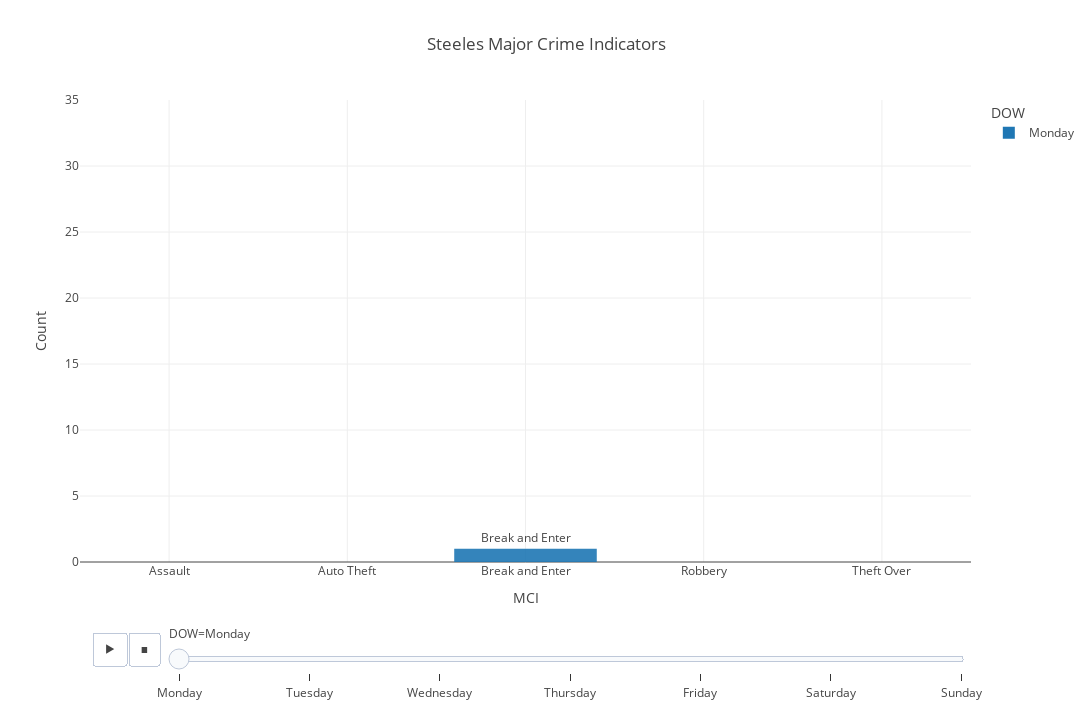

Notebook code cell kept with this figure:
### Code cell
barchart8 = px.bar(
    data_frame = df9,
    x = "MCI",
    y = "Count",
    color = 'DOW',
    text = 'MCI',
    title = 'Steeles Major Crime Indicators',
    width = 1400,
    height = 720,
    opacity = 0.9,
    orientation = 'v',
    barmode = 'group',
    template = 'gridon',
    
    animation_frame = 'DOW',
    range_y = [0,35],
   
)

barchart8.layout.updatemenus[0].buttons[0].args[1]['frame']['duration'] = 1000
barchart8.layout.updatemenus[0].buttons[0].args[1]['transition']['duration'] = 500

barchart8.show()

### Figure 1 — Plotly figure (JSON) as saved in the notebook; plotly's stock layout.template omitted (floating-point values rounded to 4 significant figures)
{"data": [{"alignmentgroup": "True", "hovertemplate": "DOW=Monday<br>MCI=%{text}<br>Count=%{y}<extra></extra>", "legendgroup": "Monday", "marker": {"color": "#1F77B4", "opacity": 0.9, "pattern": {"shape": ""}}, "name": "Monday", "offsetgroup": "Monday", "orientation": "v", "showlegend": true, "text": ["Assault", "Auto Theft", "Break and Enter", "Robbery", "Theft Over"], "textposition": "auto", "type": "bar", "x": ["Assault", "Auto Theft", "Break and Enter", "Robbery", "Theft Over"], "xaxis": "x", "y": [0, 0, 1, 0, 0], "yaxis": "y"}], "layout": {"barmode": "group", "height": 720, "legend": {"title": {"text": "DOW"}, "tracegroupgap": 0}, "sliders": [{"active": 0, "currentvalue": {"prefix": "DOW="}, "len": 0.9, "pad": {"b": 10, "t": 60}, "steps": [{"args": [["Monday"], {"frame": {"duration": 0, "redraw": true}, "fromcurrent": true, "mode": "immediate", "transition": {"duration": 0, "easing": "linear"}}], "label": "Monday", "method": "animate"}, {"args": [["Tuesday"], {"frame": {"duration": 0, "redraw": true}, "fromcurrent": true, "mode": "immediate", "transition": {"duration": 0, "easing": "linear"}}], "label": "Tuesday", "method": "animate"}, {"args": [["Wednesday"], {"frame": {"duration": 0, "redraw": true}, "fromcurrent": true, "mode": "immediate", "transition": {"duration": 0, "easing": "linear"}}], "label": "Wednesday", "method": "animate"}, {"args": [["Thursday"], {"frame": {"duration": 0, "redraw": true}, "fromcurrent": true, "mode": "immediate", "transition": {"duration": 0, "easing": "linear"}}], "label": "Thursday", "method": "animate"}, {"args": [["Friday"], {"frame": {"duration": 0, "redraw": true}, "fromcurrent": true, "mode": "immediate", "transition": {"duration": 0, "easing": "linear"}}], "label": "Friday", "method": "animate"}, {"args": [["Saturday"], {"frame": {"duration": 0, "redraw": true}, "fromcurrent": true, "mode": "immediate", "transition": {"duration": 0, "easing": "linear"}}], "label": "Saturday", "method": "animate"}, {"args": [["Sunday"], {"frame": {"duration": 0, "redraw": true}, "fromcurrent": true, "mode": "immediate", "transition": {"duration": 0, "easing": "linear"}}], "label": "Sunday", "method": "animate"}], "x": 0.1, "xanchor": "left", "y": 0, "yanchor": "top"}], "title": {"text": "Steeles Major Crime Indicators"}, "updatemenus": [{"buttons": [{"args": [null, {"frame": {"duration": 1000, "redraw": true}, "fromcurrent": true, "mode": "immediate", "transition": {"duration": 500, "easing": "linear"}}], "label": "&#9654;", "method": "animate"}, {"args": [[null], {"frame": {"duration": 0, "redraw": true}, "fromcurrent": true, "mode": "immediate", "transition": {"duration": 0, "easing": "linear"}}], "label": "&#9724;", "method": "animate"}], "direction": "left", "pad": {"r": 10, "t": 70}, "showactive": false, "type": "buttons", "x": 0.1, "xanchor": "right", "y": 0, "yanchor": "top"}], "width": 1400, "xaxis": {"anchor": "y", "domain": [0, 1], "title": {"text": "MCI"}}, "yaxis": {"anchor": "x", "domain": [0, 1], "range": [0, 35], "title": {"text": "Count"}}}}
